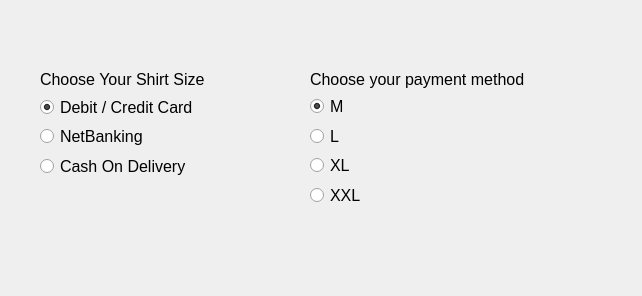
<?xml version="1.0" encoding="UTF-8"?>
<ui version="4.0">
 <class>Dialog</class>
 <widget class="QDialog" name="Dialog">
  <property name="geometry">
   <rect>
    <x>0</x>
    <y>0</y>
    <width>642</width>
    <height>296</height>
   </rect>
  </property>
  <property name="windowTitle">
   <string>Dialog</string>
  </property>
  <widget class="QLabel" name="lblSelected">
   <property name="geometry">
    <rect>
     <x>40</x>
     <y>240</y>
     <width>551</width>
     <height>20</height>
    </rect>
   </property>
   <property name="font">
    <font>
     <pointsize>12</pointsize>
    </font>
   </property>
   <property name="text">
    <string/>
   </property>
  </widget>
  <widget class="QWidget" name="verticalLayoutWidget">
   <property name="geometry">
    <rect>
     <x>40</x>
     <y>70</y>
     <width>231</width>
     <height>108</height>
    </rect>
   </property>
   <layout class="QVBoxLayout" name="verticalLayout">
    <item>
     <widget class="QLabel" name="lblChooseSize">
      <property name="font">
       <font>
        <pointsize>12</pointsize>
       </font>
      </property>
      <property name="text">
       <string>Choose Your Shirt Size</string>
      </property>
     </widget>
    </item>
    <item>
     <widget class="QRadioButton" name="radioButtonDebitCard">
      <property name="font">
       <font>
        <pointsize>12</pointsize>
       </font>
      </property>
      <property name="text">
       <string>Debit / Credit Card</string>
      </property>
      <property name="checked">
       <bool>true</bool>
      </property>
     </widget>
    </item>
    <item>
     <widget class="QRadioButton" name="radioButtonNetBanking">
      <property name="font">
       <font>
        <pointsize>12</pointsize>
       </font>
      </property>
      <property name="text">
       <string>NetBanking</string>
      </property>
     </widget>
    </item>
    <item>
     <widget class="QRadioButton" name="radioButtonCashOnDelivery">
      <property name="font">
       <font>
        <pointsize>12</pointsize>
       </font>
      </property>
      <property name="text">
       <string>Cash On Delivery</string>
      </property>
     </widget>
    </item>
   </layout>
  </widget>
  <widget class="QWidget" name="verticalLayoutWidget_2">
   <property name="geometry">
    <rect>
     <x>310</x>
     <y>70</y>
     <width>281</width>
     <height>137</height>
    </rect>
   </property>
   <layout class="QVBoxLayout" name="verticalLayout_2">
    <item>
     <widget class="QLabel" name="lblChoosePayment">
      <property name="font">
       <font>
        <pointsize>12</pointsize>
       </font>
      </property>
      <property name="text">
       <string>Choose your payment method</string>
      </property>
     </widget>
    </item>
    <item>
     <widget class="QRadioButton" name="radioButtonMedium">
      <property name="font">
       <font>
        <pointsize>12</pointsize>
       </font>
      </property>
      <property name="text">
       <string>M</string>
      </property>
      <property name="checked">
       <bool>true</bool>
      </property>
     </widget>
    </item>
    <item>
     <widget class="QRadioButton" name="radioButtonLarge">
      <property name="font">
       <font>
        <pointsize>12</pointsize>
       </font>
      </property>
      <property name="text">
       <string>L</string>
      </property>
     </widget>
    </item>
    <item>
     <widget class="QRadioButton" name="radioButtonXL">
      <property name="font">
       <font>
        <pointsize>12</pointsize>
       </font>
      </property>
      <property name="text">
       <string>XL</string>
      </property>
     </widget>
    </item>
    <item>
     <widget class="QRadioButton" name="radioButtonXXL">
      <property name="font">
       <font>
        <pointsize>12</pointsize>
       </font>
      </property>
      <property name="text">
       <string>XXL</string>
      </property>
     </widget>
    </item>
   </layout>
  </widget>
 </widget>
 <resources/>
 <connections/>
</ui>
